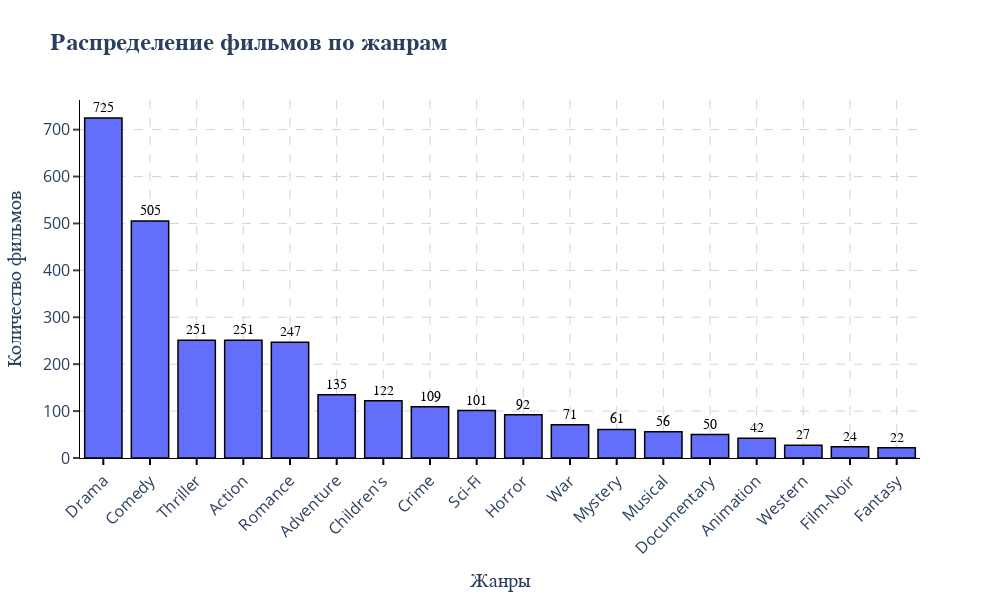

Notebook source saved alongside this figure:
### Code cell
fig_4 = px.bar(
    x=genres_film_count.index,
    y=genres_film_count,
    title="Распределение фильмов по жанрам",
)
fig_4.update_layout(
    width=1000,  # ширина в пикселях
    height=600,  # высота в пикселях
    # autosize=False,  # отключаем авторазмер
    xaxis_title="Жанры",
    yaxis_title="Количество фильмов",
    title_font=dict(size=24, family="Arial", weight="bold"),
)
fig_4.update_traces(
    marker=dict(line=dict(width=1.5, color="black"))  # Толщина рамки  # Цвет рамки
)
fig_4.update_layout(
    xaxis=dict(tickangle=-45)  # Поворот на 45 градусов против часовой стрелки
)
fig_4.update_traces(
    texttemplate="%{y}",  # Формат текста (значение y)
    textposition="outside",  # Положение: 'outside', 'inside', 'auto', 'none'
    textfont=dict(
        size=14, family="Arial", color="black"
    ),  # Размер шрифта  # Цвет текста
)
fig_4.update_layout(
    xaxis=dict(
        showticklabels=True,
        tickmode="linear",
        ticks="outside",  # Ticks снаружи: 'outside', 'inside', ''
        ticklen=6,  # Длина ticks
        tickwidth=2,  # Толщина ticks
        tickcolor="black",  # Цвет ticks
        dtick=1,
        # tickmode='array',  # Режим ручной установки
        # tickvals=[0, 1, 2, 3],  # Позиции ticks
        # ticktext=['Категория A', 'Категория B', 'Категория C', 'Категория D']  # Подписи
    ),
    yaxis=dict(
        showticklabels=True,
        tickmode="linear",
        dtick=100,
        ticks="outside",  # Ticks снаружи: 'outside', 'inside', ''
        ticklen=6,  # Длина ticks
        tickwidth=2,  # Толщина ticks
        # tickmode="linear",
        # dtick=5
    ),
)
fig_4 = configure_plotly_theme(fig_4)
fig_4.show()

### Figure 1 — Plotly figure (JSON) as saved in the notebook; plotly's stock layout.template omitted (floating-point values rounded to 4 significant figures)
{"data": [{"hovertemplate": "x=%{x}<br>y=%{y}<extra></extra>", "legendgroup": "", "marker": {"color": "#636efa", "line": {"color": "black", "width": 1.5}, "pattern": {"shape": ""}}, "name": "", "orientation": "v", "showlegend": false, "textfont": {"color": "black", "family": "Arial", "size": 14}, "textposition": "outside", "texttemplate": "%{y}", "type": "bar", "x": ["Drama", "Comedy", "Thriller", "Action", "Romance", "Adventure", "Children's", "Crime", "Sci-Fi", "Horror", "War", "Mystery", "Musical", "Documentary", "Animation", "Western", "Film-Noir", "Fantasy"], "xaxis": "x", "y": [725, 505, 251, 251, 247, 135, 122, 109, 101, 92, 71, 61, 56, 50, 42, 27, 24, 22], "yaxis": "y"}], "layout": {"barmode": "relative", "font": {"size": 14}, "height": 600, "legend": {"tracegroupgap": 0}, "paper_bgcolor": "white", "plot_bgcolor": "white", "title": {"font": {"family": "Arial", "size": 24, "weight": "bold"}, "text": "Распределение фильмов по жанрам"}, "width": 1000, "xaxis": {"anchor": "y", "domain": [0, 1], "dtick": 1, "gridcolor": "lightgray", "griddash": "dash", "gridwidth": 1, "linecolor": "black", "linewidth": 1, "showline": true, "showticklabels": true, "tickangle": -45, "tickcolor": "black", "tickfont": {"size": 16}, "ticklen": 6, "tickmode": "linear", "ticks": "outside", "tickwidth": 2, "title": {"font": {"family": "Arial", "size": 20}, "text": "Жанры"}}, "yaxis": {"anchor": "x", "domain": [0, 1], "dtick": 100, "gridcolor": "lightgray", "griddash": "dash", "gridwidth": 1, "linecolor": "black", "linewidth": 1, "showline": true, "showticklabels": true, "tickfont": {"size": 16}, "ticklen": 6, "tickmode": "linear", "ticks": "outside", "tickwidth": 2, "title": {"font": {"family": "Arial", "size": 20}, "text": "Количество фильмов"}}}}
